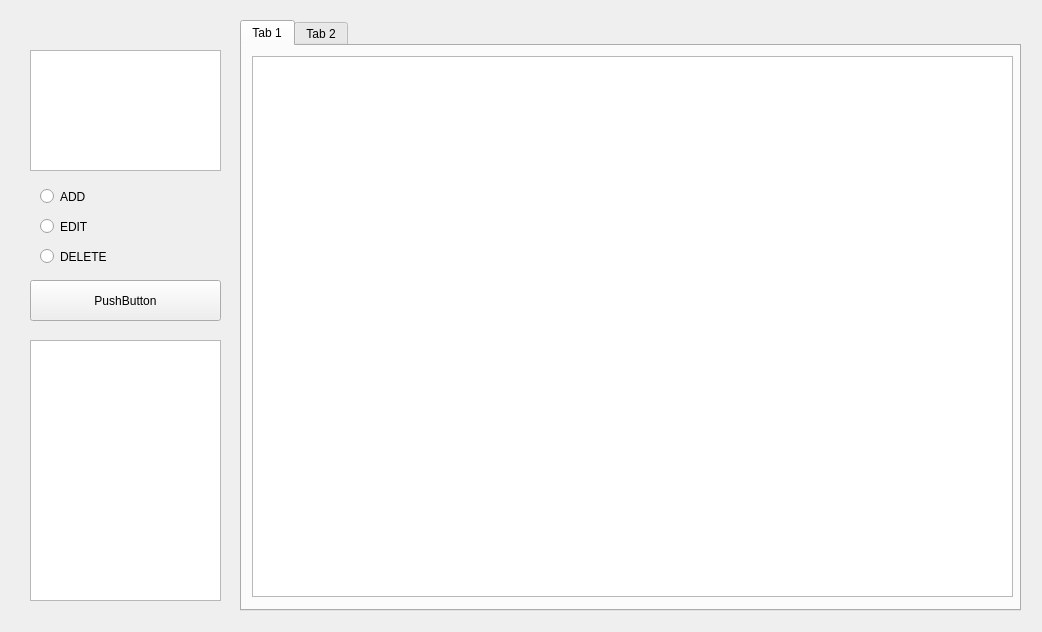
<?xml version="1.0" encoding="UTF-8"?>
<ui version="4.0">
 <class>analyzeWindow</class>
 <widget class="QWidget" name="analyzeWindow">
  <property name="geometry">
   <rect>
    <x>0</x>
    <y>0</y>
    <width>1042</width>
    <height>632</height>
   </rect>
  </property>
  <property name="minimumSize">
   <size>
    <width>1042</width>
    <height>632</height>
   </size>
  </property>
  <property name="maximumSize">
   <size>
    <width>16777215</width>
    <height>16777215</height>
   </size>
  </property>
  <property name="windowTitle">
   <string>Form</string>
  </property>
  <property name="autoFillBackground">
   <bool>false</bool>
  </property>
  <widget class="QWidget" name="left" native="true">
   <property name="geometry">
    <rect>
     <x>20</x>
     <y>20</y>
     <width>211</width>
     <height>591</height>
    </rect>
   </property>
   <widget class="QTreeView" name="treeView">
    <property name="geometry">
     <rect>
      <x>10</x>
      <y>320</y>
      <width>191</width>
      <height>261</height>
     </rect>
    </property>
   </widget>
   <widget class="QPushButton" name="engage">
    <property name="geometry">
     <rect>
      <x>10</x>
      <y>260</y>
      <width>191</width>
      <height>41</height>
     </rect>
    </property>
    <property name="text">
     <string>PushButton</string>
    </property>
   </widget>
   <widget class="QTextEdit" name="textEdit">
    <property name="geometry">
     <rect>
      <x>10</x>
      <y>30</y>
      <width>191</width>
      <height>121</height>
     </rect>
    </property>
   </widget>
   <widget class="QRadioButton" name="add">
    <property name="geometry">
     <rect>
      <x>20</x>
      <y>166</y>
      <width>117</width>
      <height>21</height>
     </rect>
    </property>
    <property name="text">
     <string>ADD</string>
    </property>
    <attribute name="buttonGroup">
     <string notr="true">buttonGroup</string>
    </attribute>
   </widget>
   <widget class="QRadioButton" name="edit">
    <property name="geometry">
     <rect>
      <x>20</x>
      <y>196</y>
      <width>117</width>
      <height>21</height>
     </rect>
    </property>
    <property name="text">
     <string>EDIT</string>
    </property>
    <attribute name="buttonGroup">
     <string notr="true">buttonGroup</string>
    </attribute>
   </widget>
   <widget class="QRadioButton" name="del">
    <property name="geometry">
     <rect>
      <x>20</x>
      <y>226</y>
      <width>117</width>
      <height>21</height>
     </rect>
    </property>
    <property name="text">
     <string>DELETE</string>
    </property>
    <attribute name="buttonGroup">
     <string notr="true">buttonGroup</string>
    </attribute>
   </widget>
  </widget>
  <widget class="QWidget" name="right" native="true">
   <property name="geometry">
    <rect>
     <x>240</x>
     <y>20</y>
     <width>781</width>
     <height>591</height>
    </rect>
   </property>
   <widget class="QTabWidget" name="tabWidget">
    <property name="geometry">
     <rect>
      <x>0</x>
      <y>0</y>
      <width>781</width>
      <height>591</height>
     </rect>
    </property>
    <property name="currentIndex">
     <number>0</number>
    </property>
    <widget class="QWidget" name="tab">
     <attribute name="title">
      <string>Tab 1</string>
     </attribute>
     <widget class="QWidget" name="widget" native="true">
      <property name="geometry">
       <rect>
        <x>0</x>
        <y>0</y>
        <width>781</width>
        <height>561</height>
       </rect>
      </property>
      <widget class="QTextEdit" name="textEdit_2">
       <property name="geometry">
        <rect>
         <x>10</x>
         <y>10</y>
         <width>761</width>
         <height>541</height>
        </rect>
       </property>
      </widget>
     </widget>
    </widget>
    <widget class="QWidget" name="tab_2">
     <attribute name="title">
      <string>Tab 2</string>
     </attribute>
    </widget>
   </widget>
  </widget>
 </widget>
 <resources/>
 <connections/>
 <buttongroups>
  <buttongroup name="buttonGroup"/>
 </buttongroups>
</ui>
